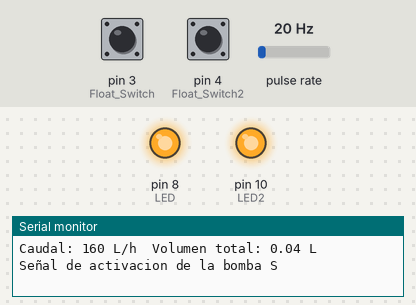
The sketch below on a simulated Arduino Uno, built with avr-gcc and run on an emulated ATmega328P. Shown: output pins drawn as LEDs (lit = HIGH), the last lines printed to the serial monitor. Wiring (inferred from the names in the program): pulse sensor: data pin 2. Inputs (shaded band) come from the test bench; at power-on: pin 3 (Float_Switch) HIGH, pin 4 (Float_Switch2) HIGH, pulse rate 20 Hz.

Above: at 1.2 s.
1.3 s: pin 3 (Float_Switch) pulled LOW for 0.15 s
At 1.37 s:
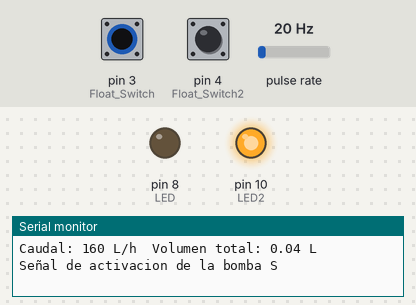
2.9 s: pin 4 (Float_Switch2) pulled LOW for 0.15 s
At 2.97 s:
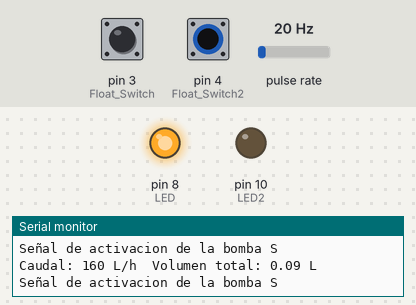
4.5 s: pin 4 (Float_Switch2) pulled LOW for 3.2 s
At 8.7 s:
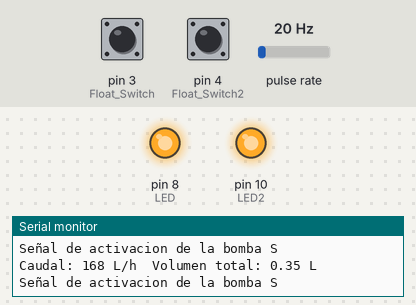
9.2 s: pin 3 (Float_Switch) pulled LOW for 3.2 s
At 9.9 s:
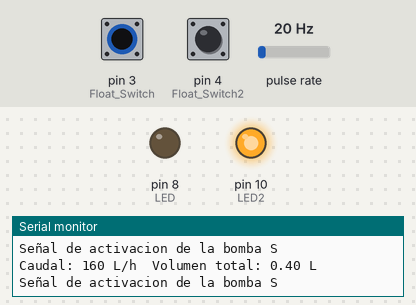
13.9 s: pin 3 (Float_Switch) driven LOW and pin 4 (Float_Switch2) driven LOW
At 14.6 s:
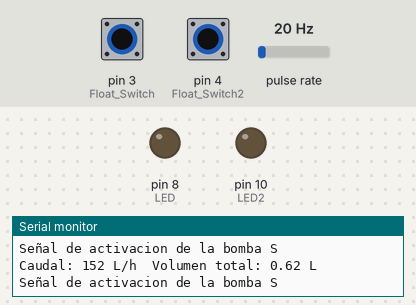
Timing chart, 0 to 16.4 s (numbered marks = the images above; inputs shaded):
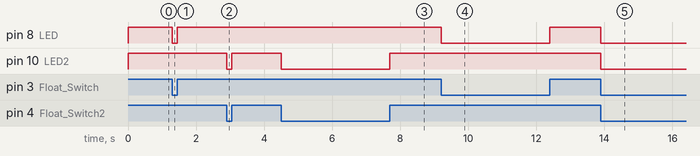

Measured:
- after the input at 1.3 s, pin 8 (LED): HIGH → LOW at once, → HIGH 0.15 s later
- after the input at 2.9 s, pin 10 (LED2): HIGH → LOW at once, → HIGH 0.15 s later
- after the input at 4.5 s, pin 10 (LED2): HIGH → LOW at once, → HIGH 3.2 s later
- after the input at 9.2 s, pin 8 (LED): HIGH → LOW at once, → HIGH 3.2 s later
- after the input at 13.9 s, pin 8 (LED), pin 10 (LED2): HIGH → LOW at once

The sketch:

Codigo_completo.ino
```cpp
//Set the LED light to pin 8
int LED = 8;
int LED2 = 10;

volatile int frecuencia_flujo;       // Cuenta los pulsos del sensor de flujo
unsigned int litros_por_hora;        // Almacena el cálculo de litros por hora
float volumen_total = 0.0;           // Acumula el volumen total en litros
float volumen_deseado = 4;
const byte pin_sensor_flujo = 2;     // Pin digital donde se conecta el sensor de flujo
unsigned long tiempo_actual;         // Tiempo actual en milisegundos
unsigned long tiempo_anterior;       // Tiempo de la última medición
 char bomba_activada;
//Set the float sensor to pin 3
#define Float_Switch 3
#define Float_Switch2 4
void contar_pulso() {
  frecuencia_flujo++;
}
void setup() {
  // initialize digital pin 8 as an output.
  flowMeterSetup();
  switchSetup();
}

void loop() {
 floatSwitch();
 flowMeter();
}


void switchSetup(){
  pinMode(LED, OUTPUT);
  pinMode(Float_Switch, INPUT_PULLUP);
  pinMode(LED2, OUTPUT);
  pinMode(Float_Switch2, INPUT_PULLUP);
}
void flowMeterSetup(){
  pinMode(pin_sensor_flujo, INPUT);
  digitalWrite(pin_sensor_flujo, HIGH); // Activa resistencia pull-up interna (opcional)

  Serial.begin(9600); // Inicializa la comunicación serial

  // Configura la interrupción externa 0 (pin digital 2 en la mayoría de los Arduinos)
  attachInterrupt(digitalPinToInterrupt(pin_sensor_flujo), contar_pulso, RISING);

  // Habilita interrupciones globales
  sei();

  tiempo_actual = millis();
  tiempo_anterior = tiempo_actual;
}
void flowMeter(){
  tiempo_actual = millis();

  // Ejecutar cada 1000 milisegundos (1 segundo)
  if (tiempo_actual >= (tiempo_anterior + 1000)) {
    tiempo_anterior = tiempo_actual;

    // Fórmula: Frecuencia de pulsos (Hz) = 7.5 * Q, donde Q es el caudal en L/min
    // Caudal (L/h) = (frecuencia * 60) / 7.5
    litros_por_hora = (frecuencia_flujo * 60) / 7.5;

    // Convertimos el flujo a litros por segundo y lo sumamos al volumen total
    float litros_por_segundo = (float)litros_por_hora / 3600.0;
    volumen_total += litros_por_segundo;

    if(volumen_total >= volumen_deseado){
      bomba_activada = 'N';
      delay(5000);
      //Sensor de humedad

    }
    else{
      bomba_activada = 'S';
    }

    // Reiniciar el contador de pulsos para el siguiente segundo
    frecuencia_flujo = 0;

    // Mostrar resultados en el monitor serial
    Serial.print("Caudal: ");
    Serial.print(litros_por_hora);
    Serial.print(" L/h\t");

    Serial.print("Volumen total: ");
    Serial.print(volumen_total, 2); // Mostrar 2 decimales
    Serial.println(" L");
    Serial.print("Señal de activacion de la bomba ");
    Serial.println(bomba_activada);
  }
}
void floatSwitch(){

 if(digitalRead(Float_Switch) == HIGH)
  {
    digitalWrite(LED, HIGH); //Turn LED on
  }

 else
  {
    digitalWrite(LED, LOW); //Turn LED off
  }

  /*--------*/

  if(digitalRead(Float_Switch2) == HIGH)
  {
    digitalWrite(LED2, HIGH); //Turn LED on
  }

 else
  {
    digitalWrite(LED2, LOW); //Turn LED off
  }

}
```
